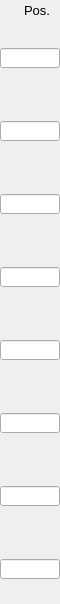
    <widget class="PyDMFrame" name="composite_5">
      <property name="geometry">
        <rect>
          <x>930</x>
          <y>61</y>
          <width>60</width>
          <height>604</height>
        </rect>
      </property>
      <widget class="QLabel" name="text_23">
        <property name="geometry">
          <rect>
            <x>10</x>
            <y>0</y>
            <width>40</width>
            <height>20</height>
          </rect>
        </property>
        <property name="text">
          <string>Pos.</string>
        </property>
        <property name="font" stdset="0">
          <font>
            <pointsize>10</pointsize>
          </font>
        </property>
        <property name="brush" stdset="0">
          <brush brushstyle="SolidPattern">
            <color alpha="255">
              <red>0</red>
              <green>0</green>
              <blue>0</blue>
            </color>
          </brush>
        </property>
        <property name="toolTip">
          <string>text_23</string>
        </property>
        <property name="alignment">
          <set>Qt::AlignRight|Qt::AlignTrailing|Qt::AlignVCenter</set>
        </property>
        <property name="styleSheet">
          <string notr="true">QLabel#text_23 {
  color: rgb(0, 0, 0);
  }</string>
        </property>
      </widget>
      <widget class="PyDMSlider" name="valuator_32">
        <property name="geometry">
          <rect>
            <x>0</x>
            <y>73</y>
            <width>60</width>
            <height>20</height>
          </rect>
        </property>
        <property name="channel" stdset="0">
          <string>ca://${P}${O1}PositionY</string>
        </property>
        <property name="toolTip">
          <string>${P}${O1}PositionY</string>
        </property>
        <property name="orientation" stdset="0">
          <string>Qt::Horizontal</string>
        </property>
        <property name="showLimitLabels" stdset="0">
          <bool>true</bool>
        </property>
        <property name="showValueLabel" stdset="0">
          <bool>false</bool>
        </property>
        <property name="showUnits" stdset="0">
          <bool>false</bool>
        </property>
        <property name="tickPosition" stdset="0">
          <enum>QSlider::NoTicks</enum>
        </property>
        <property name="precision" stdset="0">
          <number>1</number>
        </property>
        <property name="styleSheet">
          <string notr="true">PyDMSlider#valuator_32 {
  color: rgb(0, 0, 0);
  background-color: rgb(115, 223, 255);
  }</string>
        </property>
      </widget>
      <widget class="PyDMLineEdit" name="text_entry_64">
        <property name="geometry">
          <rect>
            <x>0</x>
            <y>48</y>
            <width>60</width>
            <height>20</height>
          </rect>
        </property>
        <property name="channel" stdset="0">
          <string>ca://${P}${O1}PositionY</string>
        </property>
        <property name="toolTip">
          <string>${P}${O1}PositionY</string>
        </property>
        <property name="font" stdset="0">
          <font>
            <pointsize>10</pointsize>
          </font>
        </property>
        <property name="styleSheet">
          <string notr="true">PyDMLineEdit#text_entry_64 {
  color: rgb(0, 0, 0);
  background-color: rgb(115, 223, 255);
  border: 1px solid black;
  margin: 0px;
  padding: 0px;
  spacing: 0px;
  }</string>
        </property>
      </widget>
      <widget class="PyDMLabel" name="text_update_88">
        <property name="geometry">
          <rect>
            <x>0</x>
            <y>25</y>
            <width>60</width>
            <height>18</height>
          </rect>
        </property>
        <property name="toolTip">
          <string>PV: ${P}${O1}PositionY_RBV</string>
        </property>
        <property name="channel" stdset="0">
          <string>ca://${P}${O1}PositionY_RBV</string>
        </property>
        <property name="font" stdset="0">
          <font>
            <pointsize>10</pointsize>
          </font>
        </property>
        <property name="alignment">
          <set>Qt::AlignCenter</set>
        </property>
        <property name="textInteractionFlags">
          <set>Qt::TextSelectableByKeyboard|Qt::TextSelectableByMouse</set>
        </property>
        <property name="styleSheet">
          <string notr="true">PyDMLabel#text_update_88 {
  color: rgb(10, 0, 184);
  background-color: rgb(187, 187, 187);
  }</string>
        </property>
      </widget>
      <widget class="PyDMSlider" name="valuator_33">
        <property name="geometry">
          <rect>
            <x>0</x>
            <y>146</y>
            <width>60</width>
            <height>20</height>
          </rect>
        </property>
        <property name="channel" stdset="0">
          <string>ca://${P}${O2}PositionY</string>
        </property>
        <property name="toolTip">
          <string>${P}${O2}PositionY</string>
        </property>
        <property name="orientation" stdset="0">
          <string>Qt::Horizontal</string>
        </property>
        <property name="showLimitLabels" stdset="0">
          <bool>true</bool>
        </property>
        <property name="showValueLabel" stdset="0">
          <bool>false</bool>
        </property>
        <property name="showUnits" stdset="0">
          <bool>false</bool>
        </property>
        <property name="tickPosition" stdset="0">
          <enum>QSlider::NoTicks</enum>
        </property>
        <property name="precision" stdset="0">
          <number>1</number>
        </property>
        <property name="styleSheet">
          <string notr="true">PyDMSlider#valuator_33 {
  color: rgb(0, 0, 0);
  background-color: rgb(115, 223, 255);
  }</string>
        </property>
      </widget>
      <widget class="PyDMLineEdit" name="text_entry_65">
        <property name="geometry">
          <rect>
            <x>0</x>
            <y>121</y>
            <width>60</width>
            <height>20</height>
          </rect>
        </property>
        <property name="channel" stdset="0">
          <string>ca://${P}${O2}PositionY</string>
        </property>
        <property name="toolTip">
          <string>${P}${O2}PositionY</string>
        </property>
        <property name="font" stdset="0">
          <font>
            <pointsize>10</pointsize>
          </font>
        </property>
        <property name="styleSheet">
          <string notr="true">PyDMLineEdit#text_entry_65 {
  color: rgb(0, 0, 0);
  background-color: rgb(115, 223, 255);
  border: 1px solid black;
  margin: 0px;
  padding: 0px;
  spacing: 0px;
  }</string>
        </property>
      </widget>
      <widget class="PyDMLabel" name="text_update_89">
        <property name="geometry">
          <rect>
            <x>0</x>
            <y>98</y>
            <width>60</width>
            <height>18</height>
          </rect>
        </property>
        <property name="toolTip">
          <string>PV: ${P}${O2}PositionY_RBV</string>
        </property>
        <property name="channel" stdset="0">
          <string>ca://${P}${O2}PositionY_RBV</string>
        </property>
        <property name="font" stdset="0">
          <font>
            <pointsize>10</pointsize>
          </font>
        </property>
        <property name="alignment">
          <set>Qt::AlignCenter</set>
        </property>
        <property name="textInteractionFlags">
          <set>Qt::TextSelectableByKeyboard|Qt::TextSelectableByMouse</set>
        </property>
        <property name="styleSheet">
          <string notr="true">PyDMLabel#text_update_89 {
  color: rgb(10, 0, 184);
  background-color: rgb(187, 187, 187);
  }</string>
        </property>
      </widget>
      <widget class="PyDMSlider" name="valuator_34">
        <property name="geometry">
          <rect>
            <x>0</x>
            <y>219</y>
            <width>60</width>
            <height>20</height>
          </rect>
        </property>
        <property name="channel" stdset="0">
          <string>ca://${P}${O3}PositionY</string>
        </property>
        <property name="toolTip">
          <string>${P}${O3}PositionY</string>
        </property>
        <property name="orientation" stdset="0">
          <string>Qt::Horizontal</string>
        </property>
        <property name="showLimitLabels" stdset="0">
          <bool>true</bool>
        </property>
        <property name="showValueLabel" stdset="0">
          <bool>false</bool>
        </property>
        <property name="showUnits" stdset="0">
          <bool>false</bool>
        </property>
        <property name="tickPosition" stdset="0">
          <enum>QSlider::NoTicks</enum>
        </property>
        <property name="precision" stdset="0">
          <number>1</number>
        </property>
        <property name="styleSheet">
          <string notr="true">PyDMSlider#valuator_34 {
  color: rgb(0, 0, 0);
  background-color: rgb(115, 223, 255);
  }</string>
        </property>
      </widget>
      <widget class="PyDMLineEdit" name="text_entry_66">
        <property name="geometry">
          <rect>
            <x>0</x>
            <y>194</y>
            <width>60</width>
            <height>20</height>
          </rect>
        </property>
        <property name="channel" stdset="0">
          <string>ca://${P}${O3}PositionY</string>
        </property>
        <property name="toolTip">
          <string>${P}${O3}PositionY</string>
        </property>
        <property name="font" stdset="0">
          <font>
            <pointsize>10</pointsize>
          </font>
        </property>
        <property name="styleSheet">
          <string notr="true">PyDMLineEdit#text_entry_66 {
  color: rgb(0, 0, 0);
  background-color: rgb(115, 223, 255);
  border: 1px solid black;
  margin: 0px;
  padding: 0px;
  spacing: 0px;
  }</string>
        </property>
      </widget>
      <widget class="PyDMLabel" name="text_update_90">
        <property name="geometry">
          <rect>
            <x>0</x>
            <y>171</y>
            <width>60</width>
            <height>18</height>
          </rect>
        </property>
        <property name="toolTip">
          <string>PV: ${P}${O3}PositionY_RBV</string>
        </property>
        <property name="channel" stdset="0">
          <string>ca://${P}${O3}PositionY_RBV</string>
        </property>
        <property name="font" stdset="0">
          <font>
            <pointsize>10</pointsize>
          </font>
        </property>
        <property name="alignment">
          <set>Qt::AlignCenter</set>
        </property>
        <property name="textInteractionFlags">
          <set>Qt::TextSelectableByKeyboard|Qt::TextSelectableByMouse</set>
        </property>
        <property name="styleSheet">
          <string notr="true">PyDMLabel#text_update_90 {
  color: rgb(10, 0, 184);
  background-color: rgb(187, 187, 187);
  }</string>
        </property>
      </widget>
      <widget class="PyDMSlider" name="valuator_35">
        <property name="geometry">
          <rect>
            <x>0</x>
            <y>292</y>
            <width>60</width>
            <height>20</height>
          </rect>
        </property>
        <property name="channel" stdset="0">
          <string>ca://${P}${O4}PositionY</string>
        </property>
        <property name="toolTip">
          <string>${P}${O4}PositionY</string>
        </property>
        <property name="orientation" stdset="0">
          <string>Qt::Horizontal</string>
        </property>
        <property name="showLimitLabels" stdset="0">
          <bool>true</bool>
        </property>
        <property name="showValueLabel" stdset="0">
          <bool>false</bool>
        </property>
        <property name="showUnits" stdset="0">
          <bool>false</bool>
        </property>
        <property name="tickPosition" stdset="0">
          <enum>QSlider::NoTicks</enum>
        </property>
        <property name="precision" stdset="0">
          <number>1</number>
        </property>
        <property name="styleSheet">
          <string notr="true">PyDMSlider#valuator_35 {
  color: rgb(0, 0, 0);
  background-color: rgb(115, 223, 255);
  }</string>
        </property>
      </widget>
      <widget class="PyDMLineEdit" name="text_entry_67">
        <property name="geometry">
          <rect>
            <x>0</x>
            <y>267</y>
            <width>60</width>
            <height>20</height>
          </rect>
        </property>
        <property name="channel" stdset="0">
          <string>ca://${P}${O4}PositionY</string>
        </property>
        <property name="toolTip">
          <string>${P}${O4}PositionY</string>
        </property>
        <property name="font" stdset="0">
          <font>
            <pointsize>10</pointsize>
          </font>
        </property>
        <property name="styleSheet">
          <string notr="true">PyDMLineEdit#text_entry_67 {
  color: rgb(0, 0, 0);
  background-color: rgb(115, 223, 255);
  border: 1px solid black;
  margin: 0px;
  padding: 0px;
  spacing: 0px;
  }</string>
        </property>
      </widget>
      <widget class="PyDMLabel" name="text_update_91">
        <property name="geometry">
          <rect>
            <x>0</x>
            <y>244</y>
            <width>60</width>
            <height>18</height>
          </rect>
        </property>
        <property name="toolTip">
          <string>PV: ${P}${O4}PositionY_RBV</string>
        </property>
        <property name="channel" stdset="0">
          <string>ca://${P}${O4}PositionY_RBV</string>
        </property>
        <property name="font" stdset="0">
          <font>
            <pointsize>10</pointsize>
          </font>
        </property>
        <property name="alignment">
          <set>Qt::AlignCenter</set>
        </property>
        <property name="textInteractionFlags">
          <set>Qt::TextSelectableByKeyboard|Qt::TextSelectableByMouse</set>
        </property>
        <property name="styleSheet">
          <string notr="true">PyDMLabel#text_update_91 {
  color: rgb(10, 0, 184);
  background-color: rgb(187, 187, 187);
  }</string>
        </property>
      </widget>
      <widget class="PyDMSlider" name="valuator_36">
        <property name="geometry">
          <rect>
            <x>0</x>
            <y>365</y>
            <width>60</width>
            <height>20</height>
          </rect>
        </property>
        <property name="channel" stdset="0">
          <string>ca://${P}${O5}PositionY</string>
        </property>
        <property name="toolTip">
          <string>${P}${O5}PositionY</string>
        </property>
        <property name="orientation" stdset="0">
          <string>Qt::Horizontal</string>
        </property>
        <property name="showLimitLabels" stdset="0">
          <bool>true</bool>
        </property>
        <property name="showValueLabel" stdset="0">
          <bool>false</bool>
        </property>
        <property name="showUnits" stdset="0">
          <bool>false</bool>
        </property>
        <property name="tickPosition" stdset="0">
          <enum>QSlider::NoTicks</enum>
        </property>
        <property name="precision" stdset="0">
          <number>1</number>
        </property>
        <property name="styleSheet">
          <string notr="true">PyDMSlider#valuator_36 {
  color: rgb(0, 0, 0);
  background-color: rgb(115, 223, 255);
  }</string>
        </property>
      </widget>
      <widget class="PyDMLineEdit" name="text_entry_68">
        <property name="geometry">
          <rect>
            <x>0</x>
            <y>340</y>
            <width>60</width>
            <height>20</height>
          </rect>
        </property>
        <property name="channel" stdset="0">
          <string>ca://${P}${O5}PositionY</string>
        </property>
        <property name="toolTip">
          <string>${P}${O5}PositionY</string>
        </property>
        <property name="font" stdset="0">
          <font>
            <pointsize>10</pointsize>
          </font>
        </property>
        <property name="styleSheet">
          <string notr="true">PyDMLineEdit#text_entry_68 {
  color: rgb(0, 0, 0);
  background-color: rgb(115, 223, 255);
  border: 1px solid black;
  margin: 0px;
  padding: 0px;
  spacing: 0px;
  }</string>
        </property>
      </widget>
      <widget class="PyDMLabel" name="text_update_92">
        <property name="geometry">
          <rect>
            <x>0</x>
            <y>317</y>
            <width>60</width>
            <height>18</height>
          </rect>
        </property>
        <property name="toolTip">
          <string>PV: ${P}${O5}PositionY_RBV</string>
        </property>
        <property name="channel" stdset="0">
          <string>ca://${P}${O5}PositionY_RBV</string>
        </property>
        <property name="font" stdset="0">
          <font>
            <pointsize>10</pointsize>
          </font>
        </property>
        <property name="alignment">
          <set>Qt::AlignCenter</set>
        </property>
        <property name="textInteractionFlags">
          <set>Qt::TextSelectableByKeyboard|Qt::TextSelectableByMouse</set>
        </property>
        <property name="styleSheet">
          <string notr="true">PyDMLabel#text_update_92 {
  color: rgb(10, 0, 184);
  background-color: rgb(187, 187, 187);
  }</string>
        </property>
      </widget>
      <widget class="PyDMSlider" name="valuator_37">
        <property name="geometry">
          <rect>
            <x>0</x>
            <y>438</y>
            <width>60</width>
            <height>20</height>
          </rect>
        </property>
        <property name="channel" stdset="0">
          <string>ca://${P}${O6}PositionY</string>
        </property>
        <property name="toolTip">
          <string>${P}${O6}PositionY</string>
        </property>
        <property name="orientation" stdset="0">
          <string>Qt::Horizontal</string>
        </property>
        <property name="showLimitLabels" stdset="0">
          <bool>true</bool>
        </property>
        <property name="showValueLabel" stdset="0">
          <bool>false</bool>
        </property>
        <property name="showUnits" stdset="0">
          <bool>false</bool>
        </property>
        <property name="tickPosition" stdset="0">
          <enum>QSlider::NoTicks</enum>
        </property>
        <property name="precision" stdset="0">
          <number>1</number>
        </property>
        <property name="styleSheet">
          <string notr="true">PyDMSlider#valuator_37 {
  color: rgb(0, 0, 0);
  background-color: rgb(115, 223, 255);
  }</string>
        </property>
      </widget>
      <widget class="PyDMLineEdit" name="text_entry_69">
        <property name="geometry">
          <rect>
            <x>0</x>
            <y>413</y>
            <width>60</width>
            <height>20</height>
          </rect>
        </property>
        <property name="channel" stdset="0">
          <string>ca://${P}${O6}PositionY</string>
        </property>
        <property name="toolTip">
          <string>${P}${O6}PositionY</string>
        </property>
        <property name="font" stdset="0">
          <font>
            <pointsize>10</pointsize>
          </font>
        </property>
        <property name="styleSheet">
          <string notr="true">PyDMLineEdit#text_entry_69 {
  color: rgb(0, 0, 0);
  background-color: rgb(115, 223, 255);
  border: 1px solid black;
  margin: 0px;
  padding: 0px;
  spacing: 0px;
  }</string>
        </property>
      </widget>
      <widget class="PyDMLabel" name="text_update_93">
        <property name="geometry">
          <rect>
            <x>0</x>
            <y>390</y>
            <width>60</width>
            <height>18</height>
          </rect>
        </property>
        <property name="toolTip">
          <string>PV: ${P}${O6}PositionY_RBV</string>
        </property>
        <property name="channel" stdset="0">
          <string>ca://${P}${O6}PositionY_RBV</string>
        </property>
        <property name="font" stdset="0">
          <font>
            <pointsize>10</pointsize>
          </font>
        </property>
        <property name="alignment">
          <set>Qt::AlignCenter</set>
        </property>
        <property name="textInteractionFlags">
          <set>Qt::TextSelectableByKeyboard|Qt::TextSelectableByMouse</set>
        </property>
        <property name="styleSheet">
          <string notr="true">PyDMLabel#text_update_93 {
  color: rgb(10, 0, 184);
  background-color: rgb(187, 187, 187);
  }</string>
        </property>
      </widget>
      <widget class="PyDMSlider" name="valuator_38">
        <property name="geometry">
          <rect>
            <x>0</x>
            <y>511</y>
            <width>60</width>
            <height>20</height>
          </rect>
        </property>
        <property name="channel" stdset="0">
          <string>ca://${P}${O7}PositionY</string>
        </property>
        <property name="toolTip">
          <string>${P}${O7}PositionY</string>
        </property>
        <property name="orientation" stdset="0">
          <string>Qt::Horizontal</string>
        </property>
        <property name="showLimitLabels" stdset="0">
          <bool>true</bool>
        </property>
        <property name="showValueLabel" stdset="0">
          <bool>false</bool>
        </property>
        <property name="showUnits" stdset="0">
          <bool>false</bool>
        </property>
        <property name="tickPosition" stdset="0">
          <enum>QSlider::NoTicks</enum>
        </property>
        <property name="precision" stdset="0">
          <number>1</number>
        </property>
        <property name="styleSheet">
          <string notr="true">PyDMSlider#valuator_38 {
  color: rgb(0, 0, 0);
  background-color: rgb(115, 223, 255);
  }</string>
        </property>
      </widget>
      <widget class="PyDMLineEdit" name="text_entry_70">
        <property name="geometry">
          <rect>
            <x>0</x>
            <y>486</y>
            <width>60</width>
            <height>20</height>
          </rect>
        </property>
        <property name="channel" stdset="0">
          <string>ca://${P}${O7}PositionY</string>
        </property>
        <property name="toolTip">
          <string>${P}${O7}PositionY</string>
        </property>
        <property name="font" stdset="0">
          <font>
            <pointsize>10</pointsize>
          </font>
        </property>
        <property name="styleSheet">
          <string notr="true">PyDMLineEdit#text_entry_70 {
  color: rgb(0, 0, 0);
  background-color: rgb(115, 223, 255);
  border: 1px solid black;
  margin: 0px;
  padding: 0px;
  spacing: 0px;
  }</string>
        </property>
      </widget>
      <widget class="PyDMLabel" name="text_update_94">
        <property name="geometry">
          <rect>
            <x>0</x>
            <y>463</y>
            <width>60</width>
            <height>18</height>
          </rect>
        </property>
        <property name="toolTip">
          <string>PV: ${P}${O7}PositionY_RBV</string>
        </property>
        <property name="channel" stdset="0">
          <string>ca://${P}${O7}PositionY_RBV</string>
        </property>
        <property name="font" stdset="0">
          <font>
            <pointsize>10</pointsize>
          </font>
        </property>
        <property name="alignment">
          <set>Qt::AlignCenter</set>
        </property>
        <property name="textInteractionFlags">
          <set>Qt::TextSelectableByKeyboard|Qt::TextSelectableByMouse</set>
        </property>
        <property name="styleSheet">
          <string notr="true">PyDMLabel#text_update_94 {
  color: rgb(10, 0, 184);
  background-color: rgb(187, 187, 187);
  }</string>
        </property>
      </widget>
      <widget class="PyDMSlider" name="valuator_39">
        <property name="geometry">
          <rect>
            <x>0</x>
            <y>584</y>
            <width>60</width>
            <height>20</height>
          </rect>
        </property>
        <property name="channel" stdset="0">
          <string>ca://${P}${O8}PositionY</string>
        </property>
        <property name="toolTip">
          <string>${P}${O8}PositionY</string>
        </property>
        <property name="orientation" stdset="0">
          <string>Qt::Horizontal</string>
        </property>
        <property name="showLimitLabels" stdset="0">
          <bool>true</bool>
        </property>
        <property name="showValueLabel" stdset="0">
          <bool>false</bool>
        </property>
        <property name="showUnits" stdset="0">
          <bool>false</bool>
        </property>
        <property name="tickPosition" stdset="0">
          <enum>QSlider::NoTicks</enum>
        </property>
        <property name="precision" stdset="0">
          <number>1</number>
        </property>
        <property name="styleSheet">
          <string notr="true">PyDMSlider#valuator_39 {
  color: rgb(0, 0, 0);
  background-color: rgb(115, 223, 255);
  }</string>
        </property>
      </widget>
      <widget class="PyDMLineEdit" name="text_entry_71">
        <property name="geometry">
          <rect>
            <x>0</x>
            <y>559</y>
            <width>60</width>
            <height>20</height>
          </rect>
        </property>
        <property name="channel" stdset="0">
          <string>ca://${P}${O8}PositionY</string>
        </property>
        <property name="toolTip">
          <string>${P}${O8}PositionY</string>
        </property>
        <property name="font" stdset="0">
          <font>
            <pointsize>10</pointsize>
          </font>
        </property>
        <property name="styleSheet">
          <string notr="true">PyDMLineEdit#text_entry_71 {
  color: rgb(0, 0, 0);
  background-color: rgb(115, 223, 255);
  border: 1px solid black;
  margin: 0px;
  padding: 0px;
  spacing: 0px;
  }</string>
        </property>
      </widget>
      <widget class="PyDMLabel" name="text_update_95">
        <property name="geometry">
          <rect>
            <x>0</x>
            <y>536</y>
            <width>60</width>
            <height>18</height>
          </rect>
        </property>
        <property name="toolTip">
          <string>PV: ${P}${O8}PositionY_RBV</string>
        </property>
        <property name="channel" stdset="0">
          <string>ca://${P}${O8}PositionY_RBV</string>
        </property>
        <property name="font" stdset="0">
          <font>
            <pointsize>10</pointsize>
          </font>
        </property>
        <property name="alignment">
          <set>Qt::AlignCenter</set>
        </property>
        <property name="textInteractionFlags">
          <set>Qt::TextSelectableByKeyboard|Qt::TextSelectableByMouse</set>
        </property>
        <property name="styleSheet">
          <string notr="true">PyDMLabel#text_update_95 {
  color: rgb(10, 0, 184);
  background-color: rgb(187, 187, 187);
  }</string>
        </property>
      </widget>
    </widget>
